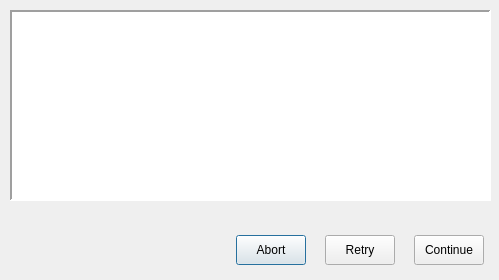
<?xml version="1.0" encoding="UTF-8"?>
<ui version="4.0">
 <class>test_data_capture</class>
 <widget class="QDialog" name="test_data_capture">
  <property name="geometry">
   <rect>
    <x>0</x>
    <y>0</y>
    <width>499</width>
    <height>280</height>
   </rect>
  </property>
  <property name="windowTitle">
   <string>WTF user prompt</string>
  </property>
  <widget class="QTextBrowser" name="user_prompt_output">
   <property name="geometry">
    <rect>
     <x>10</x>
     <y>10</y>
     <width>481</width>
     <height>191</height>
    </rect>
   </property>
   <property name="frameShape">
    <enum>QFrame::Panel</enum>
   </property>
   <property name="frameShadow">
    <enum>QFrame::Sunken</enum>
   </property>
   <property name="lineWidth">
    <number>2</number>
   </property>
  </widget>
  <widget class="QWidget" name="layoutWidget">
   <property name="geometry">
    <rect>
     <x>230</x>
     <y>230</y>
     <width>261</width>
     <height>41</height>
    </rect>
   </property>
   <layout class="QHBoxLayout" name="buttons_horz">
    <property name="spacing">
     <number>13</number>
    </property>
    <property name="sizeConstraint">
     <enum>QLayout::SetNoConstraint</enum>
    </property>
    <item>
     <widget class="QPushButton" name="abort_button">
      <property name="sizePolicy">
       <sizepolicy hsizetype="Minimum" vsizetype="Minimum">
        <horstretch>0</horstretch>
        <verstretch>0</verstretch>
       </sizepolicy>
      </property>
      <property name="minimumSize">
       <size>
        <width>70</width>
        <height>30</height>
       </size>
      </property>
      <property name="maximumSize">
       <size>
        <width>70</width>
        <height>30</height>
       </size>
      </property>
      <property name="text">
       <string>Abort</string>
      </property>
     </widget>
    </item>
    <item>
     <widget class="QPushButton" name="retry_button">
      <property name="sizePolicy">
       <sizepolicy hsizetype="Minimum" vsizetype="Minimum">
        <horstretch>0</horstretch>
        <verstretch>0</verstretch>
       </sizepolicy>
      </property>
      <property name="maximumSize">
       <size>
        <width>70</width>
        <height>30</height>
       </size>
      </property>
      <property name="text">
       <string>Retry</string>
      </property>
     </widget>
    </item>
    <item>
     <widget class="QPushButton" name="continue_button">
      <property name="sizePolicy">
       <sizepolicy hsizetype="Minimum" vsizetype="Minimum">
        <horstretch>0</horstretch>
        <verstretch>0</verstretch>
       </sizepolicy>
      </property>
      <property name="minimumSize">
       <size>
        <width>70</width>
        <height>30</height>
       </size>
      </property>
      <property name="maximumSize">
       <size>
        <width>70</width>
        <height>30</height>
       </size>
      </property>
      <property name="text">
       <string>Continue</string>
      </property>
     </widget>
    </item>
   </layout>
  </widget>
 </widget>
 <resources/>
 <connections/>
</ui>
